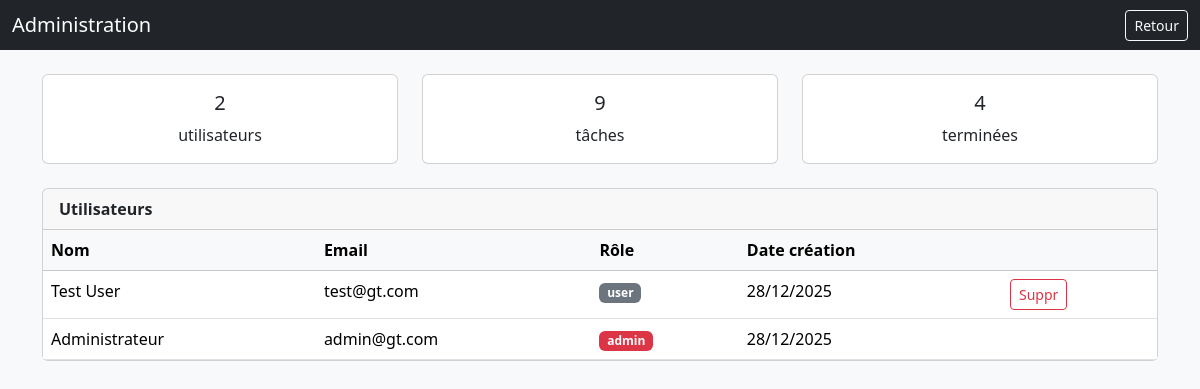
The page /admin.php (signed in) on the database its author committed.
### tables this page shows
CREATE TABLE `utilisateurs` (
  `id` int(11) NOT NULL,
  `nom` varchar(60) NOT NULL,
  `email` varchar(120) NOT NULL,
  `password` char(40) NOT NULL,
  `role` enum('admin','user') DEFAULT 'user',
  `created_at` datetime DEFAULT current_timestamp()
);

### admin.php (the view, shortened to what this page needs)
<?php
 require_once 'config.php';
$users   = $pdo->query("SELECT id, nom, email, role, created_at FROM utilisateurs ORDER BY id DESC")->fetchAll();
$nbUsers= count($users);
$nbTasks     = $pdo->query("SELECT COUNT(*) FROM taches")->fetchColumn();
$nbTasksDone = $pdo->query("SELECT COUNT(*) FROM taches WHERE statut = 'termine'")->fetchColumn();
?>
<!doctype html>
<html lang="fr">
<head>
    <link href="https://cdn.jsdelivr.net/npm/bootstrap@5.3.2/dist/css/bootstrap.min.css" rel="stylesheet">
</head>
<body class="bg-light">
<nav class="navbar navbar-dark bg-dark">
  <div class="container-fluid">
    <span class="navbar-brand mb-0 h1">Administration</span>
    <a class="btn btn-sm btn-outline-light" href="tableau.php">Retour</a>
  </div>
</nav>
<div class="container mt-4">
    <div class="row mb-4 text-center">
        <div class="col"><div class="card p-3"><h5><?= $nbUsers ?></h5>utilisateurs</div></div>
        <div class="col"><div class="card p-3"><h5><?= $nbTasks ?></h5>tâches</div></div>
        <div class="col"><div class="card p-3"><h5><?= $nbTasksDone ?></h5>terminées</div></div>
    </div>
    <div class="card">
        <div class="card-header fw-bold">Utilisateurs</div>
        <div class="card-body p-0">
            <table class="table mb-0">
                <thead class="table-light"><tr><th>Nom</th><th>Email</th><th>Rôle</th><th>Date création</th><th></th></tr></thead>
                <tbody>
                <?php foreach ($users as $u): ?>
                    <tr>
                        <td><?= htmlspecialchars($u['nom']) ?></td>
                        <td><?= htmlspecialchars($u['email']) ?></td>
                        <td><span class="badge bg-<?= ($u['role'] === 'admin') ? 'danger' : 'secondary' ?>"><?= $u['role'] ?></span></td>
                        <td><?= date('d/m/Y', strtotime($u['created_at'])) ?></td>
                        <td>
                            <?php if ($u['id'] != $_SESSION['auth']['id']): ?>
                                <a class="btn btn-sm btn-outline-danger" href="admin.php?del=<?= $u['id'] ?>" onclick="return confirm('Supprimer ?')">Suppr</a>
                            <?php endif; ?>
                        </td>
                    </tr>
                <?php endforeach; ?>
                </tbody>
            </table>
        </div>
    </div>
</div>
</body>
</html>

### rows shown on the page
utilisateurs: nom "Test User", email "test@gt.com", role "user", created_at "28/12/2025"
utilisateurs: nom "Administrateur", email "admin@gt.com", role "admin", created_at "28/12/2025"

### other values the page prints
$nbUsers "2"
$nbTasks "9"
$nbTasksDone "4"
